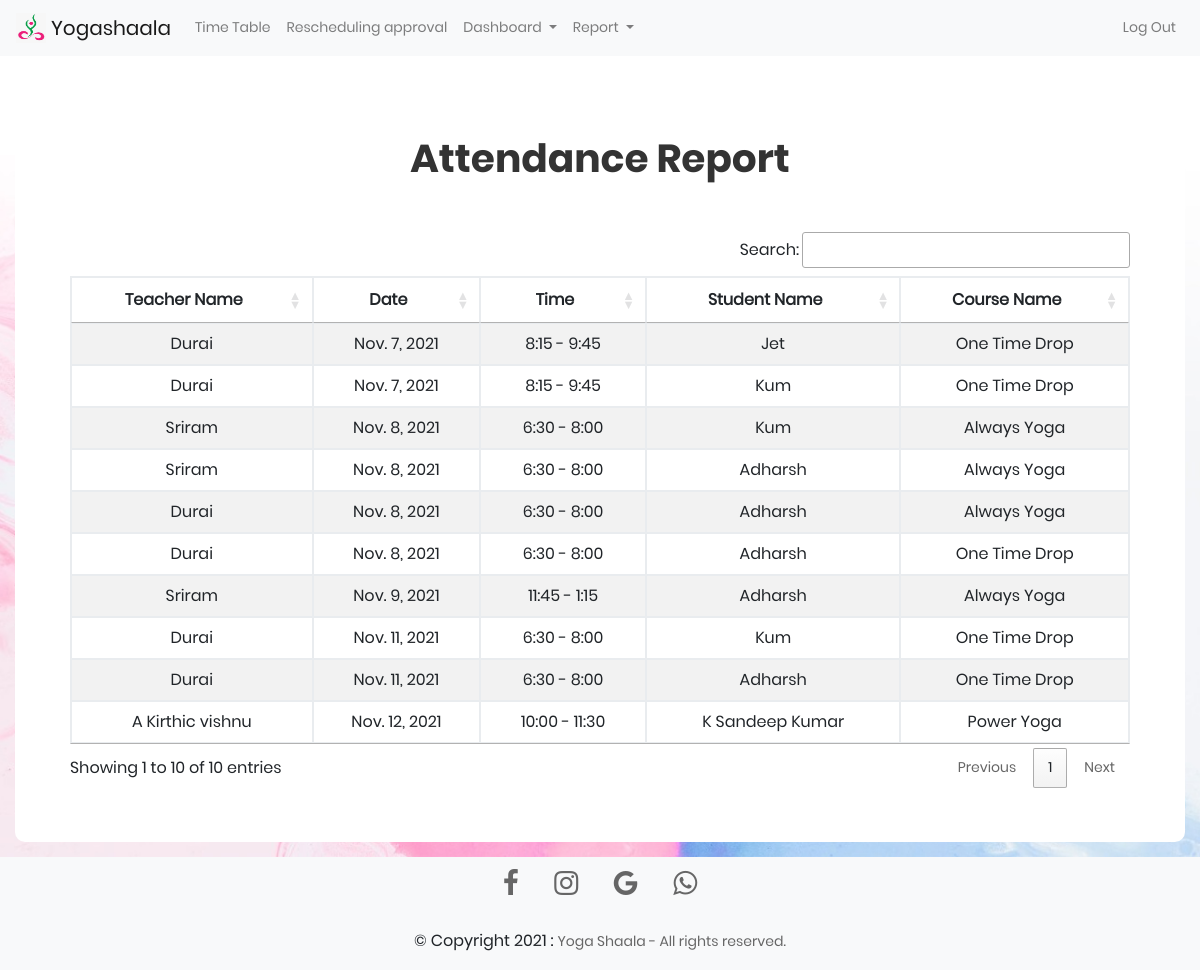
Page /admin_attendance/ (signed in) on the committed database.
### first_app/models.py (models this page shows, shortened)
class attendance(models.Model):
    username = models.ForeignKey(User, on_delete=models.CASCADE)
    myname = models.ForeignKey(User, on_delete=models.CASCADE,related_name='myname')
    date = models.DateField()
    s_day = models.CharField(max_length=15)
    s_time = models.CharField(max_length=50)
    course_id = models.ForeignKey(addcourse, on_delete=models.CASCADE)

class addcourse(models.Model):
    id = models.IntegerField(primary_key=True)
    name = models.CharField(max_length=15)
    classes = models.IntegerField()
    duration = models.IntegerField()
    cost = models.IntegerField()

### first_app/views.py (the view)
# urls.py: path('admin_attendance/',views.admin_attendance,name='admin_attendance'),
def admin_attendance(request):
    if not (request.user.is_superuser):
        return render(request, 'first_app/indexH.html')
    t = attendance.objects.all()
    context= {
        'data' : t,
    }
    return render(request, 'first_app/admin_attendance.html',context)

### templates/first_app/admin_attendance.html (shortened to what this page needs)
<!DOCTYPE html>
{% load static %}
<html lang="en">
<head>
	<link rel="stylesheet" type="text/css" href="{% static 'vendor/bootstrap/css/bootstrap.min.css' %}">
	<link rel="stylesheet" type="text/css" href="{% static 'fonts/font-awesome-4.7.0/css/font-awesome.min.css' %}">
	<link rel="stylesheet" type="text/css" href="{% static 'fonts/iconic/css/material-design-iconic-font.min.css' %}">
	<link rel="stylesheet" type="text/css" href="{% static 'vendor/animate/animate.css' %}">
	<link rel="stylesheet" type="text/css" href="{% static 'vendor/css-hamburgers/hamburgers.min.css' %}">
	<link rel="stylesheet" type="text/css" href="{% static 'vendor/animsition/css/animsition.min.css' %}">
	<link rel="stylesheet" type="text/css" href="{% static 'vendor/select2/select2.min.css' %}">
	<link rel="stylesheet" type="text/css" href="{% static 'vendor/daterangepicker/daterangepicker.css' %}">
	<link rel="stylesheet" type="text/css" href="{% static 'css/util.css' %}">
	<link rel="stylesheet" type="text/css" href="{% static 'css/main.css' %}">
	 <link rel="stylesheet" type="text/css" href="https://cdn.datatables.net/1.11.3/css/jquery.dataTables.min.css">
    <link rel="stylesheet" type="text/css" href="https://cdn.datatables.net/buttons/2.0.1/css/buttons.dataTables.min.css">
    <link rel="stylesheet" href="https://cdnjs.cloudflare.com/ajax/libs/bootstrap-datetimepicker/4.17.47/css/bootstrap-datetimepicker.css">
</head>
<body>
<nav class="navbar navbar-expand-lg navbar-light bg-light">
    <a class="navbar-brand" href="#">
         <img src="{% static 'images/icons/symbol.jpeg' %}"  width="30" height="30" class="d-inline-block align-top" alt="">
        Yogashaala</a>
    <div class="collapse navbar-collapse" id="navbarSupportedContent">
      <ul class="navbar-nav mr-auto">
        <li class="nav-item">
            <a class="nav-link" href="/admin_home/">Time Table</a>
          </li>
          <li class="nav-item">
          <a class="nav-link" href="/reschedule_approve/">Rescheduling approval</a>
        </li>
        <li class="nav-item dropdown">
            <a class="nav-link dropdown-toggle" href="#" id="navbarDropdown" role="button" data-toggle="dropdown" aria-haspopup="true" aria-expanded="false">
            Dashboard
            </a>
        </li>
		  <li class="nav-item dropdown">
            <a class="nav-link dropdown-toggle" href="#" id="navbarDropdown2" role="button" data-toggle="dropdown" aria-haspopup="true" aria-expanded="false">
            Report
            </a>
        </li>
      </ul>
      <ul class="navbar-nav right hide-on-med-and-down">
        <li>
            <a class="nav-link" aria-current="page" href="/logout/">Log Out</a>
        </li>
    </ul>
    </div>
  </nav>
	<div class="limiter">
		<div class="container-login100" style="background-image:  url({% static 'images/bg-01.jpeg' %});">
			<div class="wrap-login1001 p-l-55 p-r-55 p-t-65 p-b-54">
				<form class="login100-form validate-form">
					<span class="login100-form-title p-b-49">
						Attendance Report
					</span>
            <table id="view_atten" class="table table-hover table-responsive table-bordered table-striped table cust-datatable dataTable no-footer"  style="width:100%">
              <thead>
                <tr>
                  <th data-sortable="true" class="text-center">Teacher Name</th>
                  <th data-sortable="true" class="text-center">Date</th>
					<th data-sortable="true" class="text-center">Time</th>
					<th data-sortable="true" class="text-center">Student Name</th>
					<th data-sortable="true" class="text-center">Course Name</th>
                </tr>
              </thead>
              <tbody>
			     {% for i in data%}
					  <tr>
						  <td class="text-center">{{ i.myname.first_name}}</td>
						  <td class="text-center">{{ i.date}}</td>
						  <td class="text-center">{{ i.s_time}}</td>
						  <td class="text-center">{{ i.username.first_name}}</td>
						  <td class="text-center">{{ i.course_id.name}}</td>
						</tr>
						{% endfor %}
              </tbody>
            </table>
        </form>
      </div>
    </div>
  </div>
<footer class="page-footer font-small bg-light">
  <div class="container  text-center black-text py-3">
	  <div class="row">
		<div class="col-md-12 justify-content: space-around">
		  <div class="flex-center">
			<a class="fb-ic" href="https://www.facebook.com/yogashaala">
			  <i class="fa fa-facebook-f fa-lg  text-center black-text  fa-2x mr-3 ml-3" > </i>
			</a>
			<a class="ins-ic" href="https://www.instagram.com/yogashaala">
			  <i class="fa fa-instagram fa-lg text-center black-text fa-2x mr-3 ml-3" > </i>
			</a>
			<a class="gplus-ic" href="mailto:info@yogashaala.net?cc=marksim@yogashaala.net&subject=Website%20Contact&body=I%20would%20like%20to%20more%20about%20the%20classes.%20This%20is%20my%20contact%20number%20and%20email%20address.">
			  <i class="fa fa-google fa-lg  text-center black-text  fa-2x mr-3 ml-3" > </i>
			</a>
			<a class="wh-ic" href="https://wa.me/96895753154?text=Please%20write%20your%20name%2C%20mobile%20and%20email%20and%20the%20nature%20of%20your%20enquiry.">
			  <i class="fa fa-whatsapp fa-lg  black-text text-center black-text fa-2x mr-3 ml-3" > </i>
			</a>
		  </div>
		</div>
	  </div>
	</div>
	<div class="footer-copyright text-center black-text py-3">© Copyright 2021 :
	  <a href="#" class="black-text"> Yoga Shaala - All rights reserved. </a>
	</div>
  </footer>
</body>
</html>

### static/css/main.css (style rules this page uses)
* { margin: 0px; padding: 0px; box-sizing: border-box; }
body, html { height: 100%; font-family: Poppins-Regular, sans-serif; }
a { font-family: Poppins-Regular; font-size: 14px; line-height: 1.7; color: #666666; margin: 0px; transition: all 0.4s; -webkit-transition: all 0.4s; -o-transition: all 0.4s; -moz-transition: all 0.4s; }
ul, li { margin: 0px; list-style-type: none; }
.limiter { width: 100%; margin: 0 auto; }
.container-login100 { width: 100%; min-height: 100vh; display: -webkit-box; display: -webkit-flex; display: -moz-box; display: -ms-flexbox; display: flex; flex-wrap: wrap; justify-content: center; align-items: center; padding: 15px; background-repeat: no-repeat; background-position: center; background-size: cover; }
.wrap-login1001 { width: 1300px; background: #fff; border-radius: 10px; overflow: hidden; }
.login100-form { width: 100%; }
.login100-form-title { display: block; font-family: Poppins-Bold; font-size: 39px; color: #333333; line-height: 1.2; text-align: center; }

### rows in the picture
attendance: myname.first_name "Durai", date "Nov. 7, 2021", s_time "8:15 - 9:45", username.first_name "Jet", course_id.name "One Time Drop"
attendance: myname.first_name "Durai", date "Nov. 7, 2021", s_time "8:15 - 9:45", username.first_name "Kum", course_id.name "One Time Drop"
attendance: myname.first_name "Sriram", date "Nov. 8, 2021", s_time "6:30 - 8:00", username.first_name "Kum", course_id.name "Always Yoga"
attendance: myname.first_name "Sriram", date "Nov. 8, 2021", s_time "6:30 - 8:00", username.first_name "Adharsh", course_id.name "Always Yoga"
attendance: myname.first_name "Durai", date "Nov. 8, 2021", s_time "6:30 - 8:00", username.first_name "Adharsh", course_id.name "Always Yoga"
attendance: myname.first_name "Durai", date "Nov. 8, 2021", s_time "6:30 - 8:00", username.first_name "Adharsh", course_id.name "One Time Drop"
attendance: myname.first_name "Sriram", date "Nov. 9, 2021", s_time "11:45 - 1:15", username.first_name "Adharsh", course_id.name "Always Yoga"
attendance: myname.first_name "Durai", date "Nov. 11, 2021", s_time "6:30 - 8:00", username.first_name "Kum", course_id.name "One Time Drop"
attendance: myname.first_name "Durai", date "Nov. 11, 2021", s_time "6:30 - 8:00", username.first_name "Adharsh", course_id.name "One Time Drop"
attendance: myname.first_name "A Kirthic vishnu", date "Nov. 12, 2021", s_time "10:00 - 11:30", username.first_name "K Sandeep Kumar", course_id.name "Power Yoga"
